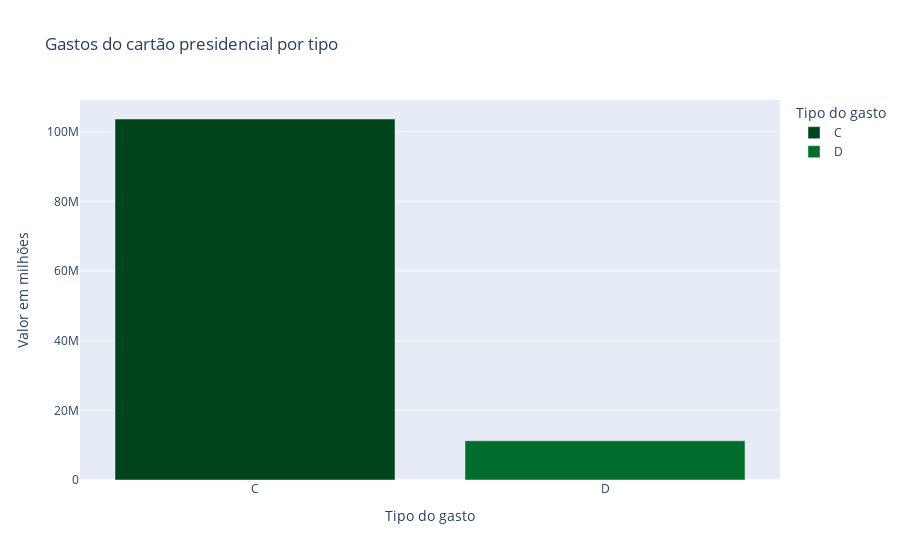

Notebook code cell kept with this figure:
### Code cell
fig_lula.show()

### Figure 1 — Plotly figure (JSON) as saved in the notebook; plotly's stock layout.template omitted (floating-point values rounded to 4 significant figures)
{"data": [{"alignmentgroup": "True", "hovertemplate": "Tipo do gasto=%{x}<br>Valor em milhões=%{y}<extra></extra>", "legendgroup": "C", "marker": {"color": "rgb(0,68,27)", "pattern": {"shape": ""}}, "name": "C", "offsetgroup": "C", "orientation": "v", "showlegend": true, "textposition": "auto", "type": "bar", "x": ["C"], "xaxis": "x", "y": [103600000.0], "yaxis": "y"}, {"alignmentgroup": "True", "hovertemplate": "Tipo do gasto=%{x}<br>Valor em milhões=%{y}<extra></extra>", "legendgroup": "D", "marker": {"color": "rgb(0,109,44)", "pattern": {"shape": ""}}, "name": "D", "offsetgroup": "D", "orientation": "v", "showlegend": true, "textposition": "auto", "type": "bar", "x": ["D"], "xaxis": "x", "y": [11270000.0], "yaxis": "y"}], "layout": {"barmode": "relative", "legend": {"title": {"text": "Tipo do gasto"}, "tracegroupgap": 0}, "title": {"text": "Gastos do cartão presidencial por tipo"}, "xaxis": {"anchor": "y", "categoryarray": ["C", "D"], "categoryorder": "array", "domain": [0, 1], "title": {"text": "Tipo do gasto"}}, "yaxis": {"anchor": "x", "domain": [0, 1], "title": {"text": "Valor em milhões"}}}}
